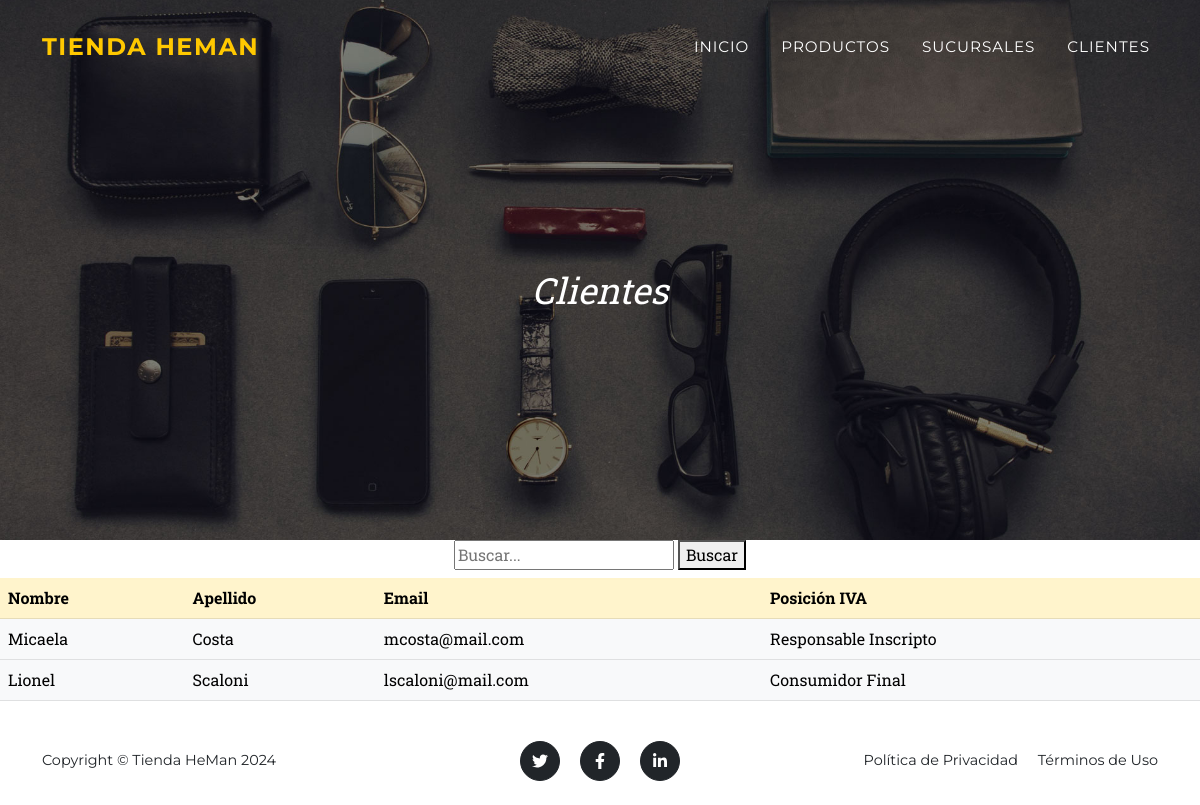
/clientes/, run on the app's committed database.
### app_tienda/models.py (models this page shows, shortened)
class Cliente(models.Model):
    nombre = models.CharField(max_length=30)  # Campo string de 100 caracteres
    apellido = models.CharField(max_length=30)  # Campo string de 100 caracteres
    email = models.EmailField()
    pos_iva = models.CharField(max_length=30)

### app_tienda/views.py (the view)
# urls.py: path('clientes/', clientes, name="clientes"),
def clientes(request):
    query = request.GET.get("q")
    if query:
        clientes = Cliente.objects.filter(apellido__icontains=query)
    else:
        clientes = Cliente.objects.all()
    return render(request,"app_tienda/cliente.html",{"clientes":clientes})

### app_tienda/templates/app_tienda/cliente.html (shortened to what this page needs)
{% extends 'app_tienda/base.html' %}
{% load static %}
{% block content %}
<header class="masthead">
    <div class="container">
        <div class="masthead-subheading">Clientes</div>
    </div>
</header>
<div class="d-flex flex-column align-items-center mb-2">
    <form action="" method="GET">
      <input type="text" name="q" placeholder="Buscar..." required>
      <button type="submit">Buscar</button>
    </form>
  </div>
<table class="table">
    <thead>
      <tr class="table-warning">
        <th scope="col">Nombre</th>
        <th scope="col">Apellido</th>
		<th scope="col">Email</th>
        <th scope="col">Posición IVA</th>
      </tr>
    </thead>
    <tbody>
    {% for cliente in clientes %}
      <tr class="table-light">
        <td>{{cliente.nombre}}</td>
        <td>{{cliente.apellido}}</td>
		<td>{{cliente.email}}</td>
        <td>{{cliente.pos_iva}}</td>
        {% endfor %}
      </tr>
    </tbody>
  </table>
{% endblock%}

### data on the page
Cliente: nombre "Micaela", apellido "Costa", email "mcosta@mail.com", pos_iva "Responsable Inscripto"
Cliente: nombre "Lionel", apellido "Scaloni", email "lscaloni@mail.com", pos_iva "Consumidor Final"
